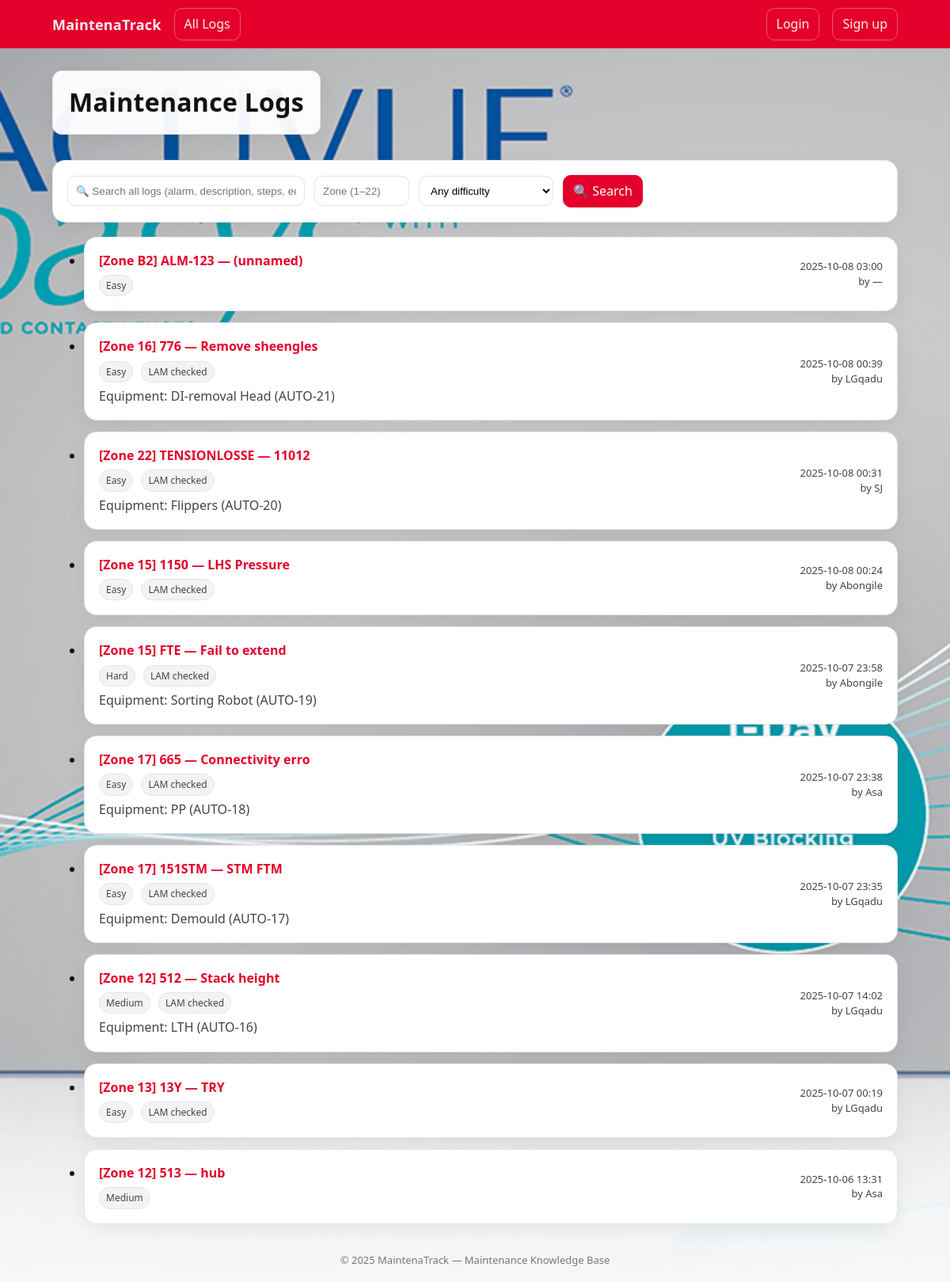
/logs/, run on the app's committed database.
### maintenance/models.py (models this page shows, shortened)
class MaintenanceLog(models.Model):
    class Difficulty(models.TextChoices):
        EASY = "Easy", "Easy"
        MEDIUM = "Medium", "Medium"
        HARD = "Hard", "Hard"
    equipment = models.ForeignKey(
        Equipment,
        null=True,
        blank=True,
        on_delete=models.SET_NULL,
        related_name="logs",
        help_text="Linked asset, if applicable.",
    )
    created_by = models.ForeignKey(
        User,
        null=True,
        blank=True,
        on_delete=models.SET_NULL,
        related_name="maintenance_logs",
    )
    created_at = models.DateTimeField(auto_now_add=True)
    updated_at = models.DateTimeField(auto_now=True)
    zone = models.CharField(
        max_length=10,
        db_index=True,
        help_text="Zone identifier where the issue occurred (e.g., '1', 'A1', 'Zone-5').",
    )
    alarm_code = models.CharField(
        max_length=50,
        db_index=True,
        help_text="Alarm code - accepts numbers, letters, or mixed (e.g., '123', 'ALM-456', 'A1B2')."
    )
    alarm_name = models.CharField(max_length=150, blank=True)
    lam_checked = models.BooleanField(
        default=False,
        help_text="Line access / lockout or LAM check completed",
    )
    difficulty = models.CharField(
        max_length=10,
        choices=Difficulty.choices,
        db_index=True,
    )
    description = models.TextField(
        help_text="Problem statement and high-level approach.",
    )
    class Meta:
        ordering = ["-created_at"]
        indexes = [
            models.Index(fields=["zone", "difficulty"]),
            models.Index(fields=["alarm_code"]),
            models.Index(fields=["created_at"]),
        ]

class Equipment(models.Model):
    class Status(models.TextChoices):
        ACTIVE = "active", "Active"
        IN_SERVICE = "in_service", "In Service"
        DOWN = "down", "Down"
        RETIRED = "retired", "Retired"
    name = models.CharField(max_length=120, db_index=True)
    asset_tag = models.CharField(
        max_length=64,
        unique=True,
        blank=True,
        null=True,
        help_text="Unique asset identifier (optional on quick add).",
    )
    zone = models.CharField(
        max_length=10,
        db_index=True,
        help_text="Zone identifier for this equipment (e.g., '1', 'A1', 'Zone-5').",
    )
    location = models.CharField(
        max_length=120, blank=True, help_text="Line/Cell/Bay")
    status = models.CharField(
        max_length=16,
        choices=Status.choices,
        default=Status.ACTIVE,
        db_index=True,
    )
    description = models.TextField(blank=True)
    created_at = models.DateTimeField(auto_now_add=True)
    updated_at = models.DateTimeField(auto_now=True)
    class Meta:
        ordering = ["zone", "name"]
        constraints = [
            models.UniqueConstraint(
                fields=["name", "zone"], name="unique_equipment_name_per_zone"
            )
        ]
        indexes = [
            models.Index(fields=["zone", "status"]),
            models.Index(fields=["name"]),
        ]

### maintenance/views.py (the view, shortened to what this page needs)
# urls.py: path("logs/", views.log_list, name="log_list"),
@require_http_methods(["GET"])
def log_list(request: HttpRequest) -> HttpResponse:
    q = request.GET.get("q", "").strip()
    zone = request.GET.get("zone", "").strip()
    diff = request.GET.get("difficulty", "").strip()
    my_logs = request.GET.get("my_logs", "").strip()
    page_number = request.GET.get("page", "1")
    qs = (
        MaintenanceLog.objects
        .select_related("equipment", "created_by")
        .order_by("-created_at")
    )
    if zone:
        qs = qs.filter(zone__iexact=zone)
    if diff:
        qs = qs.filter(difficulty=diff)
    if my_logs == "true" and request.user.is_authenticated:
        qs = qs.filter(created_by=request.user)
    paginator = Paginator(qs, 10)
    page_obj = paginator.get_page(page_number)
    return render(request, "maintenance/log_list.html", {
        "page_obj": page_obj,
        "logs": page_obj.object_list,
        "q": q,
        "zone": zone,
        "difficulty": diff,
        "my_logs": my_logs,
    })

### maintenance/templates/maintenance/log_list.html (shortened to what this page needs)
{% extends "base.html" %}
{% block content %}
<h1 class="page-title">Maintenance Logs</h1>
<form method="get" class="filters card" style="gap:12px">
  <div style="display: flex; flex-wrap: wrap; gap: 12px; align-items: center;">
    <input class="input" type="text" name="q" value="{{ q }}" placeholder="🔍 Search all logs (alarm, description, steps, equipment, user)..." style="min-width: 300px; flex: 1;" />
    <input class="input" type="number" name="zone" min="1" max="22" value="{{ zone }}" placeholder="Zone (1–22)" style="width:120px" />
    <select name="difficulty" class="input" style="width:170px">
      <option value="">Any difficulty</option>
    </select>
    <button class="btn btn-primary" type="submit">🔍 Search</button>
  </div>
</form>
<ul class="list">
  {% for log in logs %}
    <li class="card">
      <div style="display:flex;align-items:center;gap:10px;flex-wrap:wrap;justify-content:space-between">
        <div>
          <div style="font-weight:700">
            <a href="{% url 'maintenance:log_detail' log.pk %}">
              [Zone {{ log.zone }}] {{ log.alarm_code }} — {{ log.alarm_name|default:"(unnamed)" }}
            </a>
          </div>
          <div class="chip" style="margin-top:6px">{{ log.difficulty }}</div>
          {% if log.lam_checked %}<span class="chip" style="margin-left:6px">LAM checked</span>{% endif %}
          {% if log.equipment %}
            <div style="margin-top:6px;color:var(--ink-2)">Equipment: {{ log.equipment.name }} ({{ log.equipment.asset_tag }})</div>
          {% endif %}
        </div>
        <div style="display: flex; flex-direction: column; align-items: flex-end; gap: 8px;">
          <div style="text-align:right;color:var(--ink-2);font-size:13px">
            {{ log.created_at|date:"Y-m-d H:i" }}<br>
            by {{ log.created_by|default:"—" }}
          </div>
        </div>
      </div>
    </li>
  {% endfor %}
</ul>
{% endblock %}

### maintenance/templates/base.html (shortened to what this page needs)
<!DOCTYPE html>
<html lang="en">
  <head>
    {% load static %}
  </head>
  <body>
    <header class="nav">
      <div class="wrap">
        <a class="brand" href="{% url 'maintenance:log_list' %}"
          >MaintenaTrack</a
        >
        <a href="{% url 'maintenance:log_list' %}" class="btn btn-ghost"
          >All Logs</a
        >
        {% if user.is_authenticated %}
        <a
          href="{% url 'maintenance:log_list' %}?my_logs=true"
          class="btn btn-ghost"
          >My Logs</a
        >
        <a href="{% url 'maintenance:log_create' %}" class="btn btn-ghost"
          >+ New Log</a
        >
        <div class="spacer"></div>
        <form method="post" action="{% url 'logout' %}" style="display: inline">
          {% csrf_token %}
          <input type="hidden" name="next" value="{% url 'login' %}" />
          <button type="submit" class="btn btn-ghost">Logout</button>
        </form>
        {% else %}
        <a href="{% url 'login' %}" class="btn btn-ghost">Login</a>
        <a href="{% url 'maintenance:signup' %}" class="btn btn-ghost"
          >Sign up</a
        >
        {% endif %}
      </div>
    </header>
    <main class="container">{% block content %}{% endblock %}</main>
    <footer>© {% now "Y" %} MaintenaTrack — Maintenance Knowledge Base</footer>
  </body>
</html>

### data on the page
MaintenanceLog: zone "B2", alarm_code "ALM-123", alarm_name "(unnamed)", difficulty "Easy", created_at "2025-10-08 03:00", created_by "—"
MaintenanceLog: zone "16", alarm_code "776", alarm_name "Remove sheengles", difficulty "Easy", lam_checked "LAM checked", equipment.name "DI-removal Head", equipment.asset_tag "AUTO-21", created_at "2025-10-08 00:39", created_by "LGqadu"
MaintenanceLog: zone "22", alarm_code "TENSIONLOSSE", alarm_name "11012", difficulty "Easy", lam_checked "LAM checked", equipment.name "Flippers", equipment.asset_tag "AUTO-20", created_at "2025-10-08 00:31", created_by "SJ"
MaintenanceLog: zone "15", alarm_code "1150", alarm_name "LHS Pressure", difficulty "Easy", lam_checked "LAM checked", created_at "2025-10-08 00:24", created_by "Abongile"
MaintenanceLog: zone "15", alarm_code "FTE", alarm_name "Fail to extend", difficulty "Hard", lam_checked "LAM checked", equipment.name "Sorting Robot", equipment.asset_tag "AUTO-19", created_at "2025-10-07 23:58", created_by "Abongile"
MaintenanceLog: zone "17", alarm_code "665", alarm_name "Connectivity erro", difficulty "Easy", lam_checked "LAM checked", equipment.name "PP", equipment.asset_tag "AUTO-18", created_at "2025-10-07 23:38", created_by "Asa"
MaintenanceLog: zone "17", alarm_code "151STM", alarm_name "STM FTM", difficulty "Easy", lam_checked "LAM checked", equipment.name "Demould", equipment.asset_tag "AUTO-17", created_at "2025-10-07 23:35", created_by "LGqadu"
MaintenanceLog: zone "12", alarm_code "512", alarm_name "Stack height", difficulty "Medium", lam_checked "LAM checked", equipment.name "LTH", equipment.asset_tag "AUTO-16", created_at "2025-10-07 14:02", created_by "LGqadu"
MaintenanceLog: zone "13", alarm_code "13Y", alarm_name "TRY", difficulty "Easy", lam_checked "LAM checked", created_at "2025-10-07 00:19", created_by "LGqadu"
MaintenanceLog: zone "12", alarm_code "513", alarm_name "hub", difficulty "Medium", created_at "2025-10-06 13:31", created_by "Asa"
